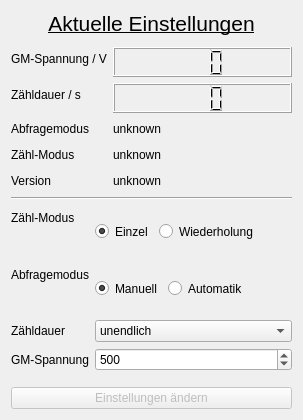
<?xml version="1.0" encoding="UTF-8"?>
<ui version="4.0">
 <class>Form</class>
 <widget class="QWidget" name="Form">
  <property name="geometry">
   <rect>
    <x>0</x>
    <y>0</y>
    <width>303</width>
    <height>420</height>
   </rect>
  </property>
  <property name="sizePolicy">
   <sizepolicy hsizetype="Fixed" vsizetype="Fixed">
    <horstretch>0</horstretch>
    <verstretch>0</verstretch>
   </sizepolicy>
  </property>
  <property name="windowTitle">
   <string>Kontrollfenster</string>
  </property>
  <layout class="QGridLayout" name="gridLayout">
   <property name="sizeConstraint">
    <enum>QLayout::SizeConstraint::SetMinimumSize</enum>
   </property>
   <item row="0" column="0">
    <widget class="QLabel" name="label_11">
     <property name="font">
      <font>
       <pointsize>16</pointsize>
       <bold>false</bold>
       <underline>true</underline>
      </font>
     </property>
     <property name="text">
      <string>Aktuelle Einstellungen</string>
     </property>
     <property name="alignment">
      <set>Qt::AlignmentFlag::AlignHCenter|Qt::AlignmentFlag::AlignTop</set>
     </property>
    </widget>
   </item>
   <item row="6" column="0">
    <widget class="Line" name="line">
     <property name="orientation">
      <enum>Qt::Orientation::Horizontal</enum>
     </property>
    </widget>
   </item>
   <item row="8" column="0">
    <widget class="QPushButton" name="controlButton">
     <property name="enabled">
      <bool>false</bool>
     </property>
     <property name="toolTip">
      <string>Klicken um Einstellungen an Gerät zu übertragen. Nur während gestoppter Messung möglich.</string>
     </property>
     <property name="text">
      <string>Einstellungen ändern</string>
     </property>
    </widget>
   </item>
   <item row="7" column="0">
    <layout class="QFormLayout" name="formLayout_3">
     <property name="fieldGrowthPolicy">
      <enum>QFormLayout::FieldGrowthPolicy::ExpandingFieldsGrow</enum>
     </property>
     <property name="bottomMargin">
      <number>10</number>
     </property>
     <item row="0" column="0">
      <widget class="QLabel" name="label_3">
       <property name="text">
        <string>Zähl-Modus</string>
       </property>
      </widget>
     </item>
     <item row="1" column="0">
      <widget class="QLabel" name="label_5">
       <property name="text">
        <string>Abfragemodus</string>
       </property>
      </widget>
     </item>
     <item row="2" column="0">
      <widget class="QLabel" name="label_6">
       <property name="text">
        <string>Zähldauer</string>
       </property>
      </widget>
     </item>
     <item row="2" column="1">
      <widget class="QComboBox" name="sDuration">
       <property name="sizePolicy">
        <sizepolicy hsizetype="Expanding" vsizetype="Maximum">
         <horstretch>0</horstretch>
         <verstretch>0</verstretch>
        </sizepolicy>
       </property>
       <item>
        <property name="text">
         <string comment="f0">unendlich</string>
        </property>
       </item>
       <item>
        <property name="text">
         <string comment="f1">1 Sekunde</string>
        </property>
       </item>
       <item>
        <property name="text">
         <string comment="f2">10 Sekunden</string>
        </property>
       </item>
       <item>
        <property name="text">
         <string comment="f3">60 Sekunden</string>
        </property>
       </item>
       <item>
        <property name="text">
         <string comment="f4">100 Sekunden</string>
        </property>
       </item>
       <item>
        <property name="text">
         <string comment="f5">300 Sekunden</string>
        </property>
       </item>
      </widget>
     </item>
     <item row="3" column="0">
      <widget class="QLabel" name="label_7">
       <property name="text">
        <string>GM-Spannung</string>
       </property>
      </widget>
     </item>
     <item row="3" column="1">
      <widget class="QSpinBox" name="sVoltage">
       <property name="sizePolicy">
        <sizepolicy hsizetype="Expanding" vsizetype="Fixed">
         <horstretch>0</horstretch>
         <verstretch>0</verstretch>
        </sizepolicy>
       </property>
       <property name="minimum">
        <number>300</number>
       </property>
       <property name="maximum">
        <number>700</number>
       </property>
       <property name="value">
        <number>500</number>
       </property>
      </widget>
     </item>
     <item row="0" column="1">
      <layout class="QHBoxLayout" name="sMode">
       <property name="sizeConstraint">
        <enum>QLayout::SizeConstraint::SetMaximumSize</enum>
       </property>
       <property name="rightMargin">
        <number>0</number>
       </property>
       <item>
        <widget class="QRadioButton" name="sModeSingle">
         <property name="sizePolicy">
          <sizepolicy hsizetype="Minimum" vsizetype="Expanding">
           <horstretch>0</horstretch>
           <verstretch>0</verstretch>
          </sizepolicy>
         </property>
         <property name="text">
          <string>Einzel</string>
         </property>
         <property name="checked">
          <bool>true</bool>
         </property>
         <attribute name="buttonGroup">
          <string notr="true">buttonGroup</string>
         </attribute>
        </widget>
       </item>
       <item>
        <widget class="QRadioButton" name="sModeMulti">
         <property name="sizePolicy">
          <sizepolicy hsizetype="Minimum" vsizetype="Expanding">
           <horstretch>0</horstretch>
           <verstretch>0</verstretch>
          </sizepolicy>
         </property>
         <property name="text">
          <string>Wiederholung</string>
         </property>
         <attribute name="buttonGroup">
          <string notr="true">buttonGroup</string>
         </attribute>
        </widget>
       </item>
      </layout>
     </item>
     <item row="1" column="1">
      <layout class="QHBoxLayout" name="sQueryMode">
       <property name="sizeConstraint">
        <enum>QLayout::SizeConstraint::SetMaximumSize</enum>
       </property>
       <item>
        <widget class="QRadioButton" name="sQModeMan">
         <property name="sizePolicy">
          <sizepolicy hsizetype="Minimum" vsizetype="Expanding">
           <horstretch>0</horstretch>
           <verstretch>0</verstretch>
          </sizepolicy>
         </property>
         <property name="text">
          <string>Manuell</string>
         </property>
         <property name="checked">
          <bool>true</bool>
         </property>
         <attribute name="buttonGroup">
          <string notr="true">buttonGroup_2</string>
         </attribute>
        </widget>
       </item>
       <item>
        <widget class="QRadioButton" name="sQModeAuto">
         <property name="sizePolicy">
          <sizepolicy hsizetype="Minimum" vsizetype="Expanding">
           <horstretch>0</horstretch>
           <verstretch>0</verstretch>
          </sizepolicy>
         </property>
         <property name="text">
          <string>Automatik</string>
         </property>
         <attribute name="buttonGroup">
          <string notr="true">buttonGroup_2</string>
         </attribute>
        </widget>
       </item>
      </layout>
     </item>
    </layout>
   </item>
   <item row="1" column="0">
    <layout class="QFormLayout" name="formLayout_2">
     <property name="topMargin">
      <number>5</number>
     </property>
     <property name="bottomMargin">
      <number>0</number>
     </property>
     <item row="1" column="0">
      <widget class="QLabel" name="label_8">
       <property name="text">
        <string>GM-Spannung / V</string>
       </property>
      </widget>
     </item>
     <item row="1" column="1">
      <widget class="QLCDNumber" name="cVoltage">
       <property name="minimumSize">
        <size>
         <width>0</width>
         <height>30</height>
        </size>
       </property>
       <property name="toolTip">
        <string>Aktuelle GM-Spannung</string>
       </property>
       <property name="digitCount">
        <number>3</number>
       </property>
      </widget>
     </item>
     <item row="2" column="0">
      <widget class="QLabel" name="label_9">
       <property name="text">
        <string>Zähldauer / s</string>
       </property>
      </widget>
     </item>
     <item row="2" column="1">
      <widget class="QLCDNumber" name="cDuration">
       <property name="minimumSize">
        <size>
         <width>0</width>
         <height>30</height>
        </size>
       </property>
       <property name="toolTip">
        <string>Aktuelle eingestellte Zähldauer. 999 für unendllich</string>
       </property>
       <property name="digitCount">
        <number>3</number>
       </property>
      </widget>
     </item>
     <item row="3" column="0">
      <widget class="QLabel" name="label_10">
       <property name="minimumSize">
        <size>
         <width>0</width>
         <height>20</height>
        </size>
       </property>
       <property name="text">
        <string>Abfragemodus</string>
       </property>
      </widget>
     </item>
     <item row="5" column="0">
      <widget class="QLabel" name="label">
       <property name="minimumSize">
        <size>
         <width>0</width>
         <height>20</height>
        </size>
       </property>
       <property name="text">
        <string>Version</string>
       </property>
      </widget>
     </item>
     <item row="5" column="1">
      <widget class="QLabel" name="cVersion">
       <property name="minimumSize">
        <size>
         <width>0</width>
         <height>20</height>
        </size>
       </property>
       <property name="toolTip">
        <string>GM-Zähler Firmware</string>
       </property>
       <property name="text">
        <string>unknown</string>
       </property>
      </widget>
     </item>
     <item row="3" column="1">
      <widget class="QLabel" name="cQueryMode">
       <property name="minimumSize">
        <size>
         <width>0</width>
         <height>20</height>
        </size>
       </property>
       <property name="toolTip">
        <string>Aktuell eingestellter Abfragemodus der Zählergebnisse</string>
       </property>
       <property name="text">
        <string>unknown</string>
       </property>
      </widget>
     </item>
     <item row="4" column="0">
      <widget class="QLabel" name="label_12">
       <property name="minimumSize">
        <size>
         <width>0</width>
         <height>20</height>
        </size>
       </property>
       <property name="text">
        <string>Zähl-Modus</string>
       </property>
      </widget>
     </item>
     <item row="4" column="1">
      <widget class="QLabel" name="cMode">
       <property name="minimumSize">
        <size>
         <width>0</width>
         <height>20</height>
        </size>
       </property>
       <property name="toolTip">
        <string>Aktuell eingestellter Zählmodus</string>
       </property>
       <property name="text">
        <string>unknown</string>
       </property>
      </widget>
     </item>
    </layout>
   </item>
  </layout>
 </widget>
 <resources/>
 <connections/>
 <buttongroups>
  <buttongroup name="buttonGroup"/>
  <buttongroup name="buttonGroup_2"/>
 </buttongroups>
</ui>
